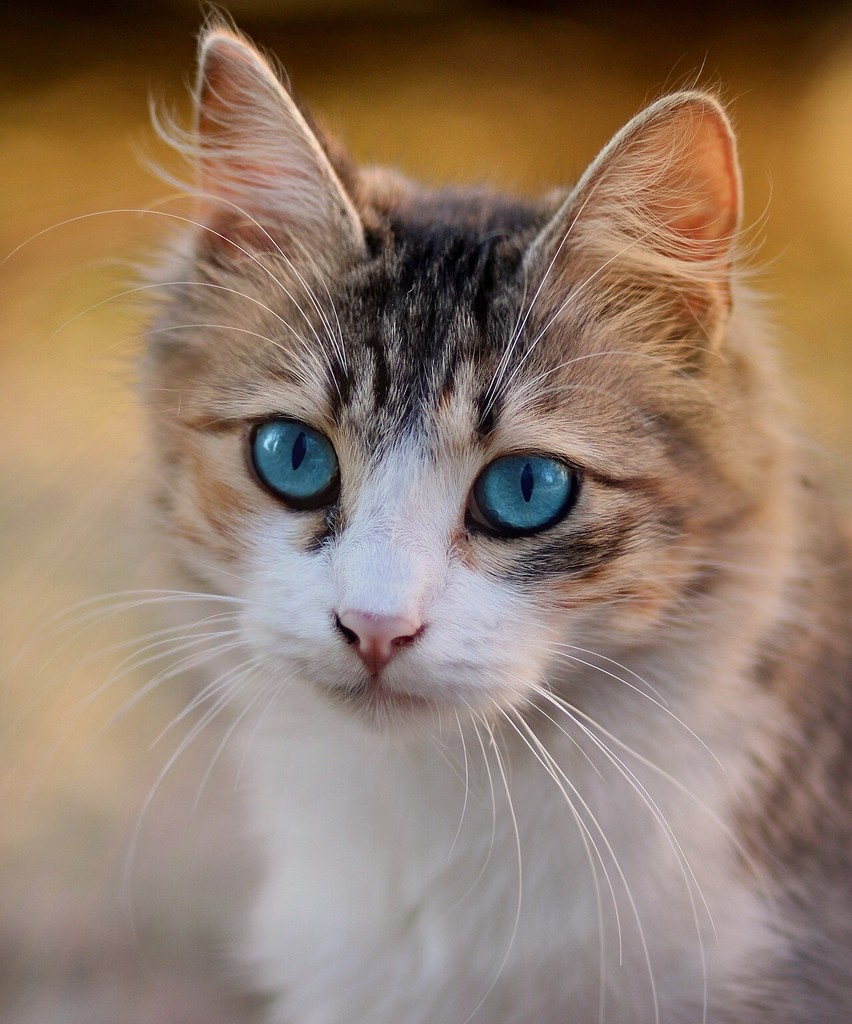
#> input picture samples/cuDLA/cuDLAPythonE2E/assets/cat.jpg, 852 x 1024 px
$ python -i imagenet.py   (imports and definitions only)
#> lines starting #> are read from the running program, lines starting #| are printed output that depends on the picture
# SPDX-FileCopyrightText: Copyright (c) 2026 NVIDIA CORPORATION & AFFILIATES. All rights reserved.
# SPDX-License-Identifier: Apache-2.0
"""ImageNet pre/post-processing for ResNet-50-v1 (all NumPy + PIL).

These are the "front door" and "exit door" of the pipeline: a JPEG becomes the
model's input tensor, and raw logits become a human-readable class name. Both
are light CPU work, so plain NumPy is the natural fit -- no engine needed.
"""
from __future__ import annotations

import numpy as np
from PIL import Image

_MEAN = np.array([0.485, 0.456, 0.406], dtype=np.float32)
_STD = np.array([0.229, 0.224, 0.225], dtype=np.float32)
try:
    _BILINEAR = Image.Resampling.BILINEAR
except AttributeError:  # older Pillow
    _BILINEAR = Image.BILINEAR


def preprocess(image_path: str) -> np.ndarray:
    """JPEG -> [1,3,224,224] fp32 NCHW: resize(256) -> center-crop(224) -> normalize."""
#> called with image_path = 'assets/cat.jpg'
    img = Image.open(image_path).convert("RGB")
#> img is the input picture: PIL image 852x1024 RGB; mean R, G, B 145.4, 122.8, 105.3
    w, h = img.size
#> w = 852; h = 1024
    scale = 256.0 / min(w, h)
#> scale = 0.3
    img = img.resize((round(w * scale), round(h * scale)), _BILINEAR)
#> img: PIL image 256x308 RGB
    w, h = img.size
#> w = 256; h = 308
    left, top = (w - 224) // 2, (h - 224) // 2
#> left = 16; top = 42
    img = img.crop((left, top, left + 224, top + 224))
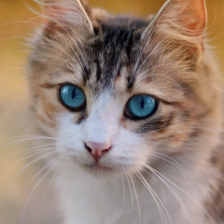
#> img: PIL image 224x224 RGB; mean R, G, B 153, 131.7, 117.3
    arr = np.asarray(img, dtype=np.float32) / 255.0
    arr = (arr - _MEAN) / _STD
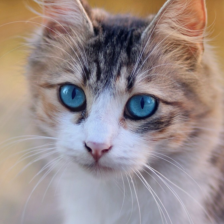
#> arr: shape (224, 224, 3) float32; mean R, G, B 0.502, 0.271, 0.24; drawn with min black and max white
    arr = np.transpose(arr, (2, 0, 1))[None, ...]  # NCHW
    return np.ascontiguousarray(arr, dtype=np.float32)


def load_labels(path: str) -> list[str]:
    """Load ILSVRC-2012 names from an ONNX Model Zoo synset.txt.

    Each line is ``nXXXXXXXX <name>[, synonym...[, scientific...]]``. We keep
    the first human-readable name after the WordNet ID (unchanged upstream
    file; parsing only).
    """
    labels: list[str] = []
    with open(path) as f:
        for ln in f:
            ln = ln.strip()
            if not ln:
                continue
            rest = ln.split(" ", 1)[1] if " " in ln else ln
            labels.append(rest.split(",", 1)[0].strip())
    return labels


def softmax(x: np.ndarray) -> np.ndarray:
    x = x - x.max(axis=-1, keepdims=True)
    e = np.exp(x)
    return e / e.sum(axis=-1, keepdims=True)


def topk(logits: np.ndarray, labels: list[str], k: int = 5):
    """Return the top-k [(index, label, probability)] from a [1,1000] logits array."""
    probs = softmax(logits)[0]
    idx = np.argsort(-probs)[:k]
    return [(int(i), labels[int(i)], float(probs[int(i)])) for i in idx]

>>> result = preprocess('assets/cat.jpg')

$ run again, on samples/cuDLA/cuDLAPythonE2E/assets/dog.jpg
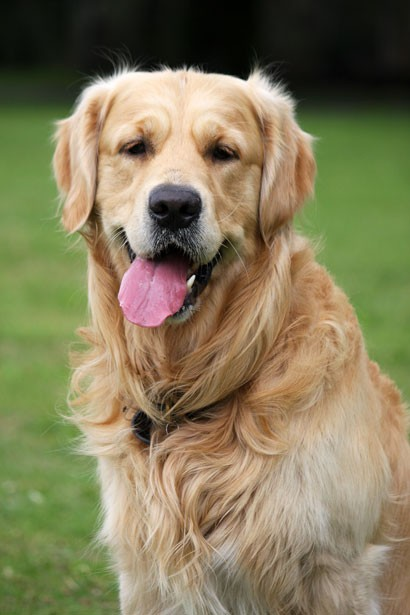
#> input picture samples/cuDLA/cuDLAPythonE2E/assets/dog.jpg, 410 x 615 px
#> in preprocess, img is the input picture: PIL image 410x615 RGB; mean R, G, B 131.6, 123.7, 90.6
#> in preprocess, `img = img.crop((left, top, left + 224, top + 224))`:
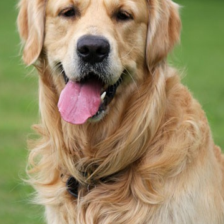
#> img: PIL image 224x224 RGB; mean R, G, B 153.4, 138.1, 100.6
#> in preprocess, `arr = (arr - _MEAN) / _STD`:
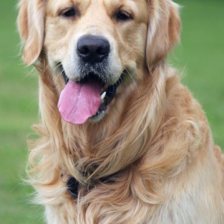
#> arr: shape (224, 224, 3) float32; mean R, G, B 0.51, 0.382, -0.0502; drawn with min black and max white

$ run again, on samples/cuDLA/cuDLAPythonE2E/assets/lion.jpg
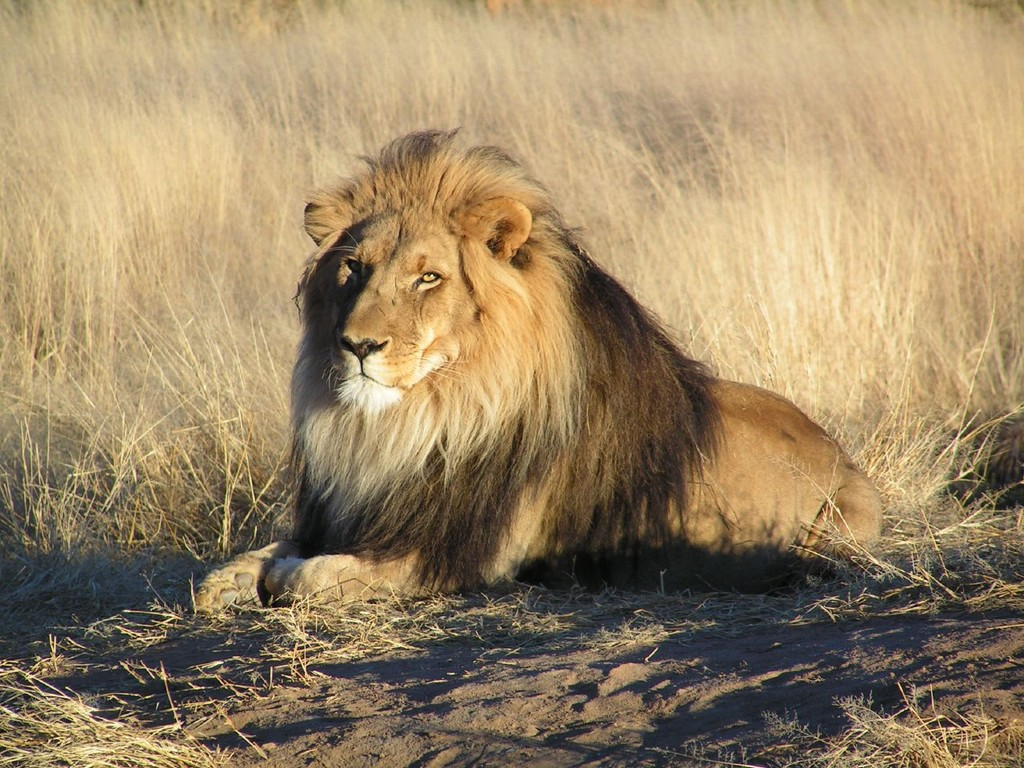
#> input picture samples/cuDLA/cuDLAPythonE2E/assets/lion.jpg, 1024 x 768 px
#> in preprocess, img is the input picture: PIL image 1024x768 RGB; mean R, G, B 156.2, 135.3, 102.3
#> in preprocess, `img = img.crop((left, top, left + 224, top + 224))`:
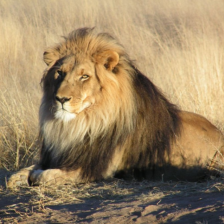
#> img: PIL image 224x224 RGB; mean R, G, B 153.1, 131.3, 98.5
